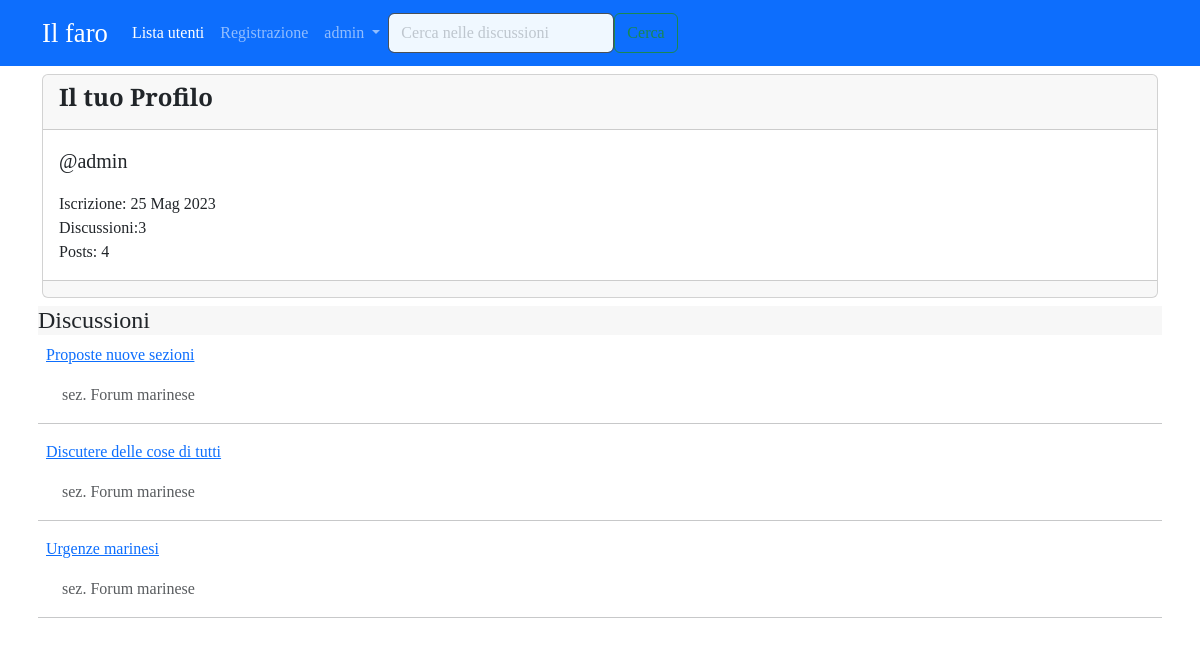
The app's page /user/admin/ (signed in) with its own data.
### forum/models.py (models this page shows, shortened)
class Discussione (models.Model):
    titolo=models.CharField(max_length=150)
    data_creazione= models.DateTimeField(auto_now_add=True)
    autore_discussione= models.ForeignKey(User, on_delete=models.CASCADE, related_name="discussioni")
    sezione_appartenenza =  models.ForeignKey (Sezione, on_delete=models.CASCADE)
    class Meta:
        verbose_name ="Discussione"
        verbose_name_plural ="Discussioni"
    def get_absolute_url(self):
        return reverse ("visualizza_discussione", kwargs={"pk": self.pk})

class Sezione (models.Model):
    nome_sezione = models.CharField(max_length=80)
    descrizione = models.CharField(max_length=150, blank=True, null=True)
    logosezione = models.ImageField(blank=True, null=True)
    def __str__(self):
        return self.nome_sezione
    class Meta:
        verbose_name ="Sezione"
        verbose_name_plural ="Sezioni"

### core/views.py (the view)
# urls.py: path("user/<str:username>/", views.user_profile_view, name='user_profile'),
def user_profile_view(request, username):
    user=get_object_or_404(User, username=username)
    discussioni_utente=Discussione.objects.filter(autore_discussione=user).order_by("-pk")
    context={"user":user,"discussioni_utente":discussioni_utente }
    return render (request, "core/user_profile.html", context)

### core/templates/core/user_profile.html (shortened to what this page needs)
{% extends 'base.html' %}
{% block content %}
            <div class="card my-2">
                <div class="card-header">
                    <h4><strong>{% if request.user == user %} Il tuo {% endif %} Profilo </strong></h4>
                </div>
                <div class="card-body">
                    <p class="lead">@{{ user}} </p>
                        <p class="mb-0"> Iscrizione: {{ user.date_joined|date:"d M Y" }} </p>
                        <p class="mb-0"> Discussioni:{{ user.discussioni.count }}</p>
                        <p class="mb-0"> Posts:  {{ user.posts.count }} </p>
                </div>
                <div class="card-footer"></div>
        </div>
        </div>
            <div class="container card-my2 mt-1 py-0 px-2";>
                <div class="card-header my-2" style="background-color:#f7f7f7">
                    <h4>Discussioni</h4></div>
                    <div class="card-body mx-0 " >
                        {% for discussione in discussioni_utente %}
                        <p class="ps-2 py-0 mt-0"><a href="{{ discussione.get_absolute_url }}">{{discussione.titolo}}</a></p>
                        <p class="text-muted ps-4 py-0" >sez. {{ discussione.sezione_appartenenza }}</p>
                        <hr>
                     {% empty %}
                     {% if request.user != user %}
                        <p>{{user}} non ha creato alcuna discussione</p>
                      {% else %}
                        <p>Non hai creato alcuna discussione! <br> Vai in una <a href="{%url 'homepage'%}">sezione</a> a tua scelta e inizia subito!</a> </p>
                        {% endif %}
                        {% endfor %}
                    </div>
    </div>
{%  endblock %}

### templates/base.html (shortened to what this page needs)
{% load static %}
<!doctype html>
<html lang="it">
  <head>
    <link href="https://cdn.jsdelivr.net/npm/bootstrap@5.3.0-alpha3/dist/css/bootstrap.min.css" rel="stylesheet">
    <link rel="stylesheet" href="path/to/font-awesome/css/font-awesome.min.css">
    <link rel="stylesheet" href="{% static 'css/agora.css' %}">
  </head>
  <body>
    <nav class="navbar navbar-expand-lg bg-primary" data-bs-theme="dark">
      <div class="container">
        <a class="navbar-brand" style="font-size: 20pt;" href="{% url 'homepage' %}">Il faro</a>
        <div class="collapse navbar-collapse" id="navbarSupportedContent">
          <ul class="navbar-nav me-auto mb-2 mb-lg-0">
            <li class="nav-item">
              <a class="nav-link active" aria-current="page" href="{% url 'user_list' %}">Lista utenti</a>
            </li>
            <li class="nav-item">
              <a class="nav-link" href="{% url 'registrazione' %}">Registrazione</a>
            </li>
            {% if request.user.is_authenticated %}
            <li class="nav-item dropdown">
              <a class="nav-link dropdown-toggle" href="#" role="button" data-bs-toggle="dropdown" aria-expanded="false">
                {{ request.user.username }}
              </a>
            </li>
           {% else %}
          <li class="nav-item">
            <a class="nav-link" href="{%url 'login'%}">Login</a>
          </li>
          </ul>
          {% endif %}
          <form class="d-flex" action="{% url 'funzione_cerca' %}" >
            <input name="q" class="form-control mr-sm-2" style=  "background-color: aliceblue;" type="search" placeholder="Cerca nelle discussioni" aria-label="Search">
            <button class="btn btn-outline-success my-2 my-sm-0" type="submit">Cerca</button>
          </form>
        </div>
      </div>
    </nav>
    <div class="container">
   {% block content %}
   {% endblock %}
  </body>
</html>

### static-storage/css/agora.css (style rules this page uses)
body { font-family: 'Slabo 27px', serif; }

### records on screen
Discussione: titolo "Proposte nuove sezioni", sezione_appartenenza "Forum marinese"
Discussione: titolo "Discutere delle cose di tutti", sezione_appartenenza "Forum marinese"
Discussione: titolo "Urgenze marinesi", sezione_appartenenza "Forum marinese"

### other values on screen
{{ request.user.username }} "admin"
{{ user }} "admin"
{{ user.date_joined|date:"d M Y" }} "25 Mag 2023"
{{ user.discussioni.count }} "3"
{{ user.posts.count }} "4"
